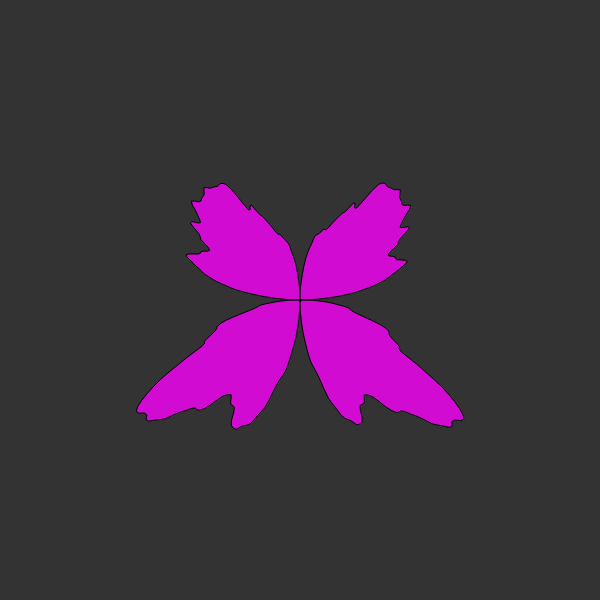
Frame 1 (no input)
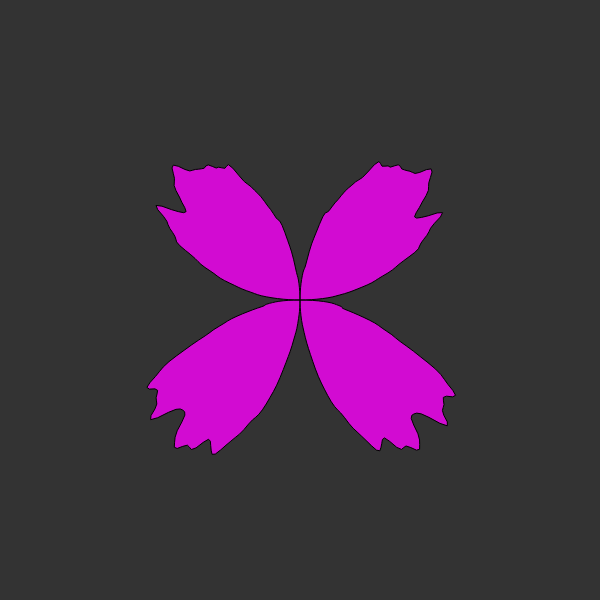
Frame 60 (no input)
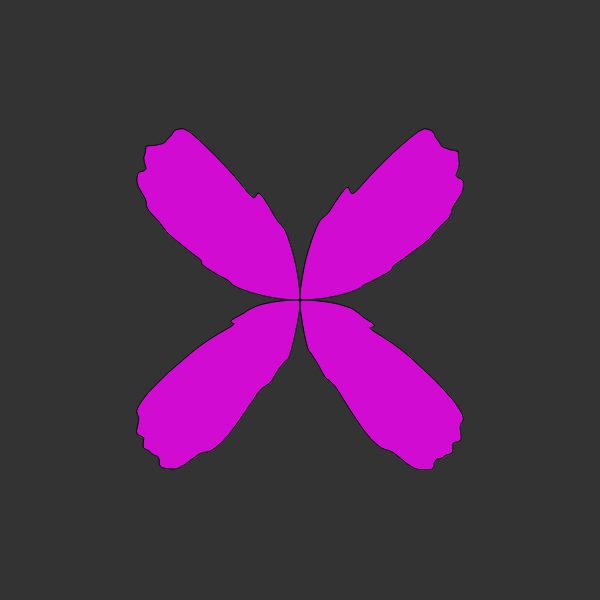
Frame 120 (the mouse pressed at the canvas centre since frame 60)

The p5.js sketch that drew these frames (run headless with seeded random() and noise() and a simulated clock; from frame 60 on, the mouse is pressed at the canvas centre):

// p5.js sketch
// ── sketch.js
let yoff = 0;


function setup(){
	createCanvas(600, 600);
}

function draw(){
	background(51);
	translate(width/2, height/2);

		stroke(0);
	fill(255, 0, 255, 199);
	strokeWeight(1);

	let da = PI/200;
	let dx = 0.05;

	let xoff = 0;
	beginShape();
	for(let a = 0; a <= TWO_PI; a += da){
		let n = noise(xoff, yoff);
		let r = sin(2 * a) * map(n, 0, 1, 50, 300);
		let x = r * cos(a);
		let y = r * sin(a);

		if(a < PI){
			xoff += dx;
		}
		else{
			xoff -= dx;
		}

		vertex(x, y);
	}
	endShape();

	yoff += 0.01;
}
